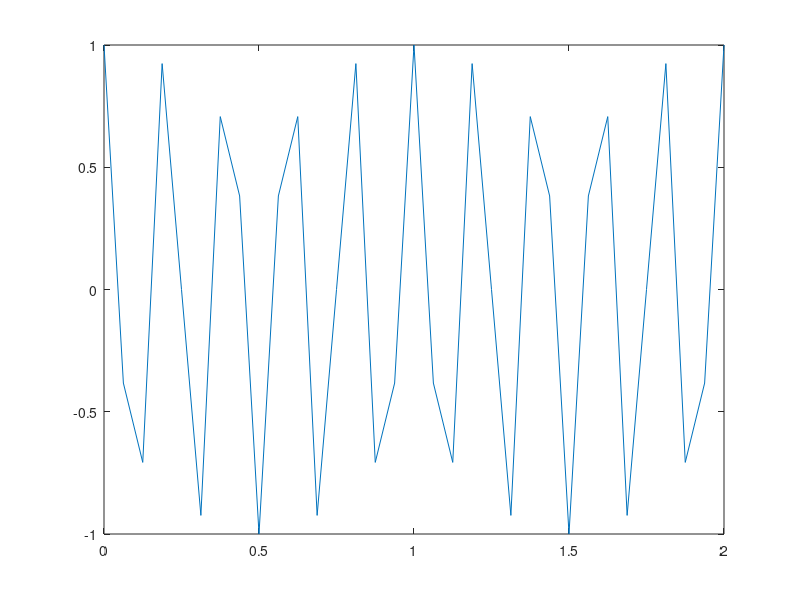
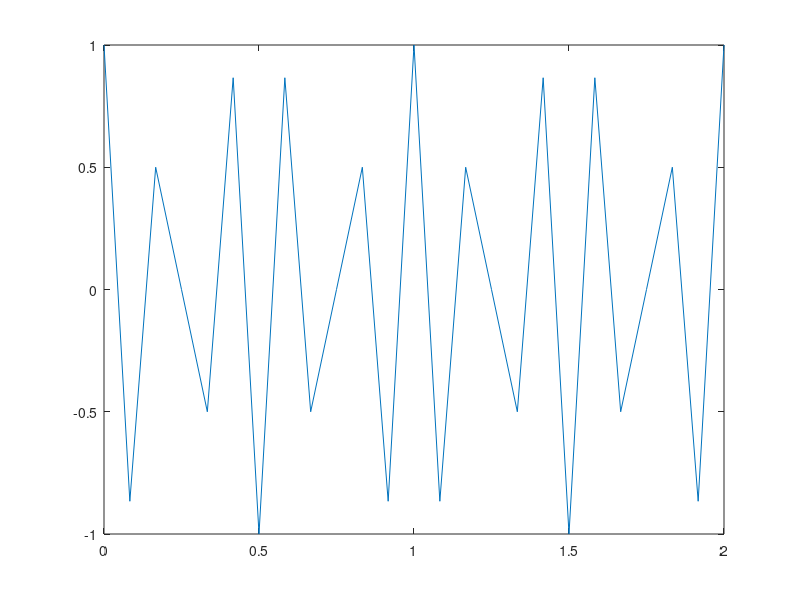
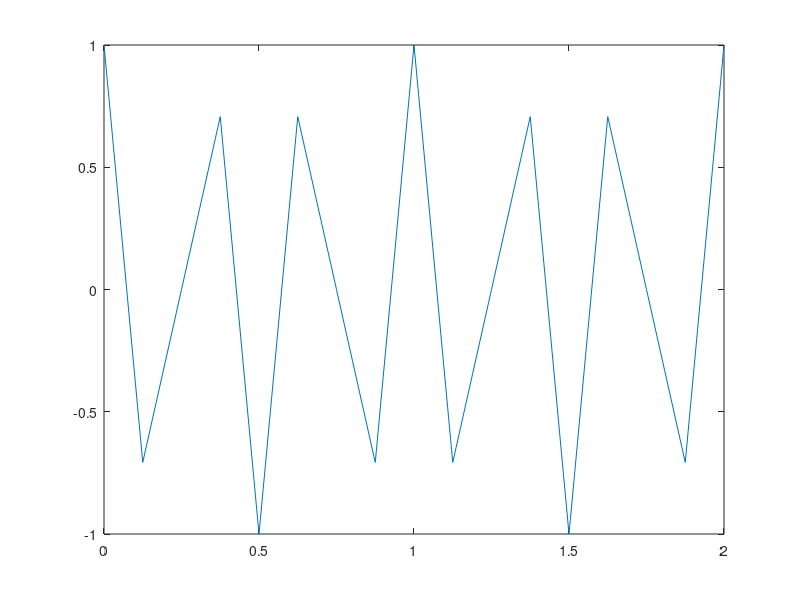
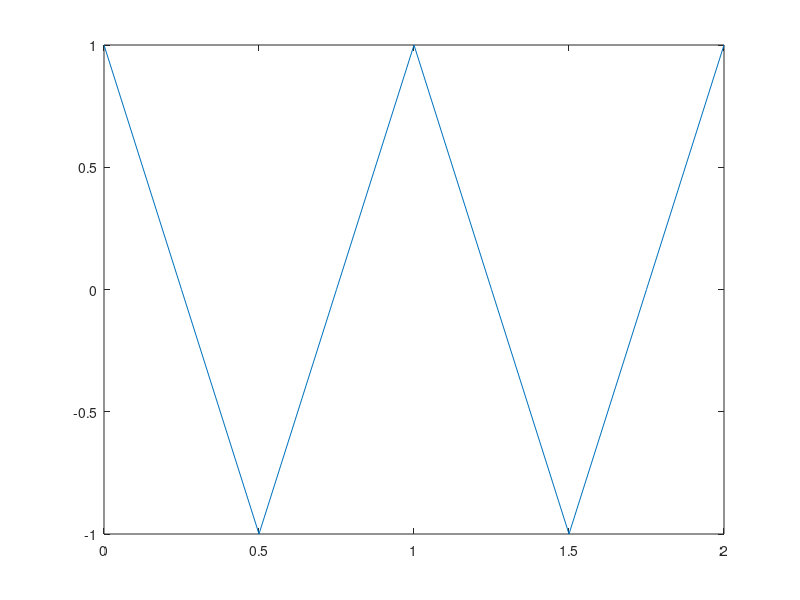

MATLAB code to generate these figures, in order:
% Observing effect of sampling frequency
close all
clear
clc

fs=20;
a=1;
f=5;  %Linear Frequency
w=2*pi*f; %Angular frequency
theta=pi/2;
for i=0:5
   fs=fs-4;
   t=0:1/fs:2;
   y=a*sin(w*t+theta);
   figure;
   plot(t,y);
end